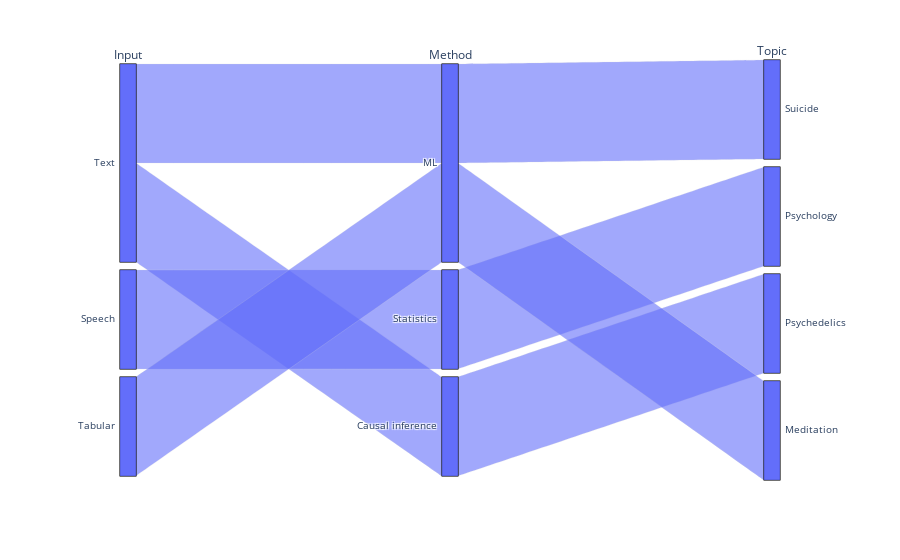

Source (notebook cell):
### Code cell
!pip install -q plotly nbformat

import plotly.express as px

import pandas as pd
my_dict = {
    'Input': ['Text', 'Speech', 'Text', 'Tabular'],
    'Method': ['ML', 'Statistics', 'Causal inference', 'ML'],
    'Topic': ['Suicide', 'Psychology', 'Psychedelics', 'Meditation']
}

df = pd.DataFrame(my_dict)

# Create the parallel categories diagram
fig = px.parallel_categories(
    df, 
    dimensions=df.columns.tolist(),  # Specify the columns to use as dimensions
    # color="size",  # Optional: Color the flows by a continuous variable
    color_continuous_scale=px.colors.sequential.Inferno,  # Optional: Choose a color scale
)

fig.show()

### Figure 1 — Plotly figure (JSON) as saved in the notebook; plotly's stock layout.template omitted (floating-point values rounded to 4 significant figures)
{"data": [{"dimensions": [{"label": "Input", "values": ["Text", "Speech", "Text", "Tabular"]}, {"label": "Method", "values": ["ML", "Statistics", "Causal inference", "ML"]}, {"label": "Topic", "values": ["Suicide", "Psychology", "Psychedelics", "Meditation"]}], "domain": {"x": [0, 1], "y": [0, 1]}, "name": "", "type": "parcats"}], "layout": {"legend": {"tracegroupgap": 0}, "margin": {"t": 60}}}
